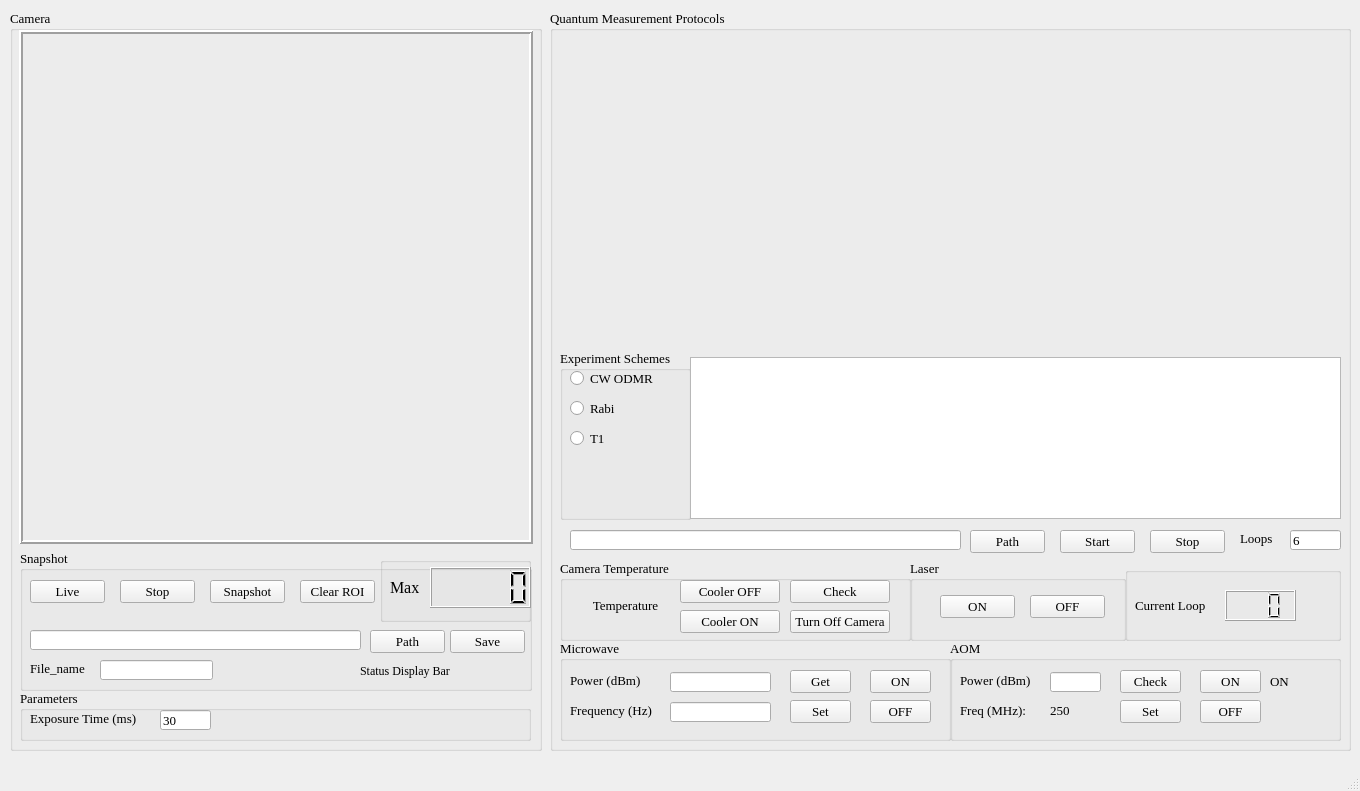
<?xml version="1.0" encoding="UTF-8"?>
<ui version="4.0">
 <class>MainWindow</class>
 <widget class="QMainWindow" name="MainWindow">
  <property name="geometry">
   <rect>
    <x>0</x>
    <y>0</y>
    <width>1360</width>
    <height>791</height>
   </rect>
  </property>
  <property name="windowTitle">
   <string>Wide Field</string>
  </property>
  <property name="autoFillBackground">
   <bool>false</bool>
  </property>
  <property name="animated">
   <bool>false</bool>
  </property>
  <widget class="QWidget" name="centralwidget">
   <widget class="QGroupBox" name="groupBox_Camera">
    <property name="geometry">
     <rect>
      <x>10</x>
      <y>10</y>
      <width>532</width>
      <height>741</height>
     </rect>
    </property>
    <property name="font">
     <font>
      <family>Times New Roman</family>
      <pointsize>10</pointsize>
     </font>
    </property>
    <property name="title">
     <string>Camera</string>
    </property>
    <widget class="QGroupBox" name="groupBox_Run">
     <property name="geometry">
      <rect>
       <x>10</x>
       <y>540</y>
       <width>512</width>
       <height>141</height>
      </rect>
     </property>
     <property name="font">
      <font>
       <family>Times New Roman</family>
       <pointsize>10</pointsize>
      </font>
     </property>
     <property name="title">
      <string>Snapshot</string>
     </property>
     <widget class="QPushButton" name="pushButton_live">
      <property name="geometry">
       <rect>
        <x>10</x>
        <y>30</y>
        <width>75</width>
        <height>23</height>
       </rect>
      </property>
      <property name="font">
       <font>
        <family>Times New Roman</family>
       </font>
      </property>
      <property name="text">
       <string>Live</string>
      </property>
     </widget>
     <widget class="QPushButton" name="pushButton_stop">
      <property name="geometry">
       <rect>
        <x>100</x>
        <y>30</y>
        <width>75</width>
        <height>23</height>
       </rect>
      </property>
      <property name="font">
       <font>
        <family>Times New Roman</family>
       </font>
      </property>
      <property name="text">
       <string>Stop</string>
      </property>
     </widget>
     <widget class="QPushButton" name="pushButton_snapshot">
      <property name="geometry">
       <rect>
        <x>190</x>
        <y>30</y>
        <width>75</width>
        <height>23</height>
       </rect>
      </property>
      <property name="font">
       <font>
        <family>Times New Roman</family>
       </font>
      </property>
      <property name="text">
       <string>Snapshot</string>
      </property>
     </widget>
     <widget class="QPushButton" name="pushButton_save_image">
      <property name="geometry">
       <rect>
        <x>430</x>
        <y>80</y>
        <width>75</width>
        <height>23</height>
       </rect>
      </property>
      <property name="font">
       <font>
        <family>Times New Roman</family>
       </font>
      </property>
      <property name="text">
       <string>Save</string>
      </property>
     </widget>
     <widget class="QPushButton" name="pushButton_select_image_save_path">
      <property name="geometry">
       <rect>
        <x>350</x>
        <y>80</y>
        <width>75</width>
        <height>23</height>
       </rect>
      </property>
      <property name="font">
       <font>
        <family>Times New Roman</family>
       </font>
      </property>
      <property name="text">
       <string>Path</string>
      </property>
     </widget>
     <widget class="QLineEdit" name="lineEdit_Camera_SavePath">
      <property name="geometry">
       <rect>
        <x>10</x>
        <y>80</y>
        <width>331</width>
        <height>20</height>
       </rect>
      </property>
      <property name="font">
       <font>
        <family>Times New Roman</family>
       </font>
      </property>
      <property name="text">
       <string/>
      </property>
     </widget>
     <widget class="QPushButton" name="pushButton_clear_roi">
      <property name="geometry">
       <rect>
        <x>280</x>
        <y>30</y>
        <width>75</width>
        <height>23</height>
       </rect>
      </property>
      <property name="font">
       <font>
        <family>Times New Roman</family>
       </font>
      </property>
      <property name="text">
       <string>Clear ROI</string>
      </property>
     </widget>
     <widget class="QLabel" name="label_12">
      <property name="geometry">
       <rect>
        <x>10</x>
        <y>110</y>
        <width>61</width>
        <height>16</height>
       </rect>
      </property>
      <property name="font">
       <font>
        <family>Times New Roman</family>
        <pointsize>10</pointsize>
       </font>
      </property>
      <property name="text">
       <string>File_name</string>
      </property>
     </widget>
     <widget class="QLineEdit" name="lineEdit_FileName">
      <property name="geometry">
       <rect>
        <x>80</x>
        <y>110</y>
        <width>113</width>
        <height>20</height>
       </rect>
      </property>
      <property name="font">
       <font>
        <family>Times New Roman</family>
       </font>
      </property>
     </widget>
     <widget class="QLabel" name="label_31">
      <property name="geometry">
       <rect>
        <x>340</x>
        <y>105</y>
        <width>161</width>
        <height>31</height>
       </rect>
      </property>
      <property name="font">
       <font>
        <family>Times New Roman</family>
        <pointsize>9</pointsize>
       </font>
      </property>
      <property name="text">
       <string>Status Display Bar</string>
      </property>
     </widget>
     <widget class="QGroupBox" name="groupBox_15">
      <property name="geometry">
       <rect>
        <x>360</x>
        <y>7</y>
        <width>151</width>
        <height>65</height>
       </rect>
      </property>
      <property name="title">
       <string/>
      </property>
      <widget class="QLCDNumber" name="lcd_max">
       <property name="geometry">
        <rect>
         <x>50</x>
         <y>10</y>
         <width>101</width>
         <height>41</height>
        </rect>
       </property>
       <property name="font">
        <font>
         <family>Times New Roman</family>
        </font>
       </property>
       <property name="digitCount">
        <number>5</number>
       </property>
      </widget>
      <widget class="QLabel" name="label_7">
       <property name="geometry">
        <rect>
         <x>10</x>
         <y>20</y>
         <width>41</width>
         <height>21</height>
        </rect>
       </property>
       <property name="font">
        <font>
         <family>Times New Roman</family>
         <pointsize>12</pointsize>
        </font>
       </property>
       <property name="text">
        <string>Max</string>
       </property>
      </widget>
     </widget>
    </widget>
    <widget class="QGroupBox" name="groupBox_Parameters">
     <property name="geometry">
      <rect>
       <x>10</x>
       <y>680</y>
       <width>511</width>
       <height>51</height>
      </rect>
     </property>
     <property name="font">
      <font>
       <family>Times New Roman</family>
       <pointsize>10</pointsize>
      </font>
     </property>
     <property name="title">
      <string>Parameters</string>
     </property>
     <widget class="QLabel" name="label_ExposureTime">
      <property name="geometry">
       <rect>
        <x>10</x>
        <y>20</y>
        <width>121</width>
        <height>16</height>
       </rect>
      </property>
      <property name="font">
       <font>
        <family>Times New Roman</family>
        <pointsize>10</pointsize>
       </font>
      </property>
      <property name="text">
       <string>Exposure Time (ms)</string>
      </property>
     </widget>
     <widget class="QLineEdit" name="lineEdit_ExposureTime">
      <property name="geometry">
       <rect>
        <x>140</x>
        <y>20</y>
        <width>51</width>
        <height>20</height>
       </rect>
      </property>
      <property name="font">
       <font>
        <family>Times New Roman</family>
       </font>
      </property>
      <property name="mouseTracking">
       <bool>true</bool>
      </property>
      <property name="text">
       <string>30</string>
      </property>
     </widget>
    </widget>
    <widget class="QFrame" name="frame_2">
     <property name="geometry">
      <rect>
       <x>9</x>
       <y>20</y>
       <width>514</width>
       <height>514</height>
      </rect>
     </property>
     <property name="frameShape">
      <enum>QFrame::Box</enum>
     </property>
     <property name="frameShadow">
      <enum>QFrame::Raised</enum>
     </property>
     <property name="lineWidth">
      <number>2</number>
     </property>
     <widget class="QLabel" name="label_CCD">
      <property name="geometry">
       <rect>
        <x>1</x>
        <y>1</y>
        <width>512</width>
        <height>512</height>
       </rect>
      </property>
      <property name="font">
       <font>
        <family>Times New Roman</family>
       </font>
      </property>
      <property name="autoFillBackground">
       <bool>false</bool>
      </property>
      <property name="frameShape">
       <enum>QFrame::NoFrame</enum>
      </property>
      <property name="frameShadow">
       <enum>QFrame::Raised</enum>
      </property>
      <property name="lineWidth">
       <number>0</number>
      </property>
      <property name="text">
       <string/>
      </property>
     </widget>
    </widget>
   </widget>
   <widget class="QGroupBox" name="groupBox_PulsedExperiment">
    <property name="geometry">
     <rect>
      <x>550</x>
      <y>10</y>
      <width>801</width>
      <height>741</height>
     </rect>
    </property>
    <property name="font">
     <font>
      <family>Times New Roman</family>
      <pointsize>10</pointsize>
     </font>
    </property>
    <property name="title">
     <string>Quantum Measurement Protocols</string>
    </property>
    <widget class="QWidget" name="widget_ODMR" native="true">
     <property name="geometry">
      <rect>
       <x>10</x>
       <y>20</y>
       <width>781</width>
       <height>261</height>
      </rect>
     </property>
     <property name="font">
      <font>
       <family>Times New Roman</family>
      </font>
     </property>
    </widget>
    <widget class="QListWidget" name="listWidget_sequence">
     <property name="geometry">
      <rect>
       <x>140</x>
       <y>347</y>
       <width>651</width>
       <height>162</height>
      </rect>
     </property>
     <property name="font">
      <font>
       <family>Times New Roman</family>
      </font>
     </property>
    </widget>
    <widget class="QGroupBox" name="groupBox_8">
     <property name="geometry">
      <rect>
       <x>575</x>
       <y>557</y>
       <width>216</width>
       <height>74</height>
      </rect>
     </property>
     <property name="title">
      <string/>
     </property>
     <widget class="QLCDNumber" name="lcd_loops">
      <property name="geometry">
       <rect>
        <x>100</x>
        <y>23</y>
        <width>71</width>
        <height>31</height>
       </rect>
      </property>
      <property name="font">
       <font>
        <family>Times New Roman</family>
       </font>
      </property>
      <property name="lineWidth">
       <number>1</number>
      </property>
      <property name="midLineWidth">
       <number>0</number>
      </property>
      <property name="digitCount">
       <number>3</number>
      </property>
     </widget>
     <widget class="QLabel" name="label_6">
      <property name="geometry">
       <rect>
        <x>10</x>
        <y>28</y>
        <width>91</width>
        <height>21</height>
       </rect>
      </property>
      <property name="font">
       <font>
        <family>Times New Roman</family>
        <pointsize>10</pointsize>
       </font>
      </property>
      <property name="text">
       <string>Current Loop</string>
      </property>
     </widget>
    </widget>
    <widget class="QGroupBox" name="groupBox_4">
     <property name="geometry">
      <rect>
       <x>10</x>
       <y>340</y>
       <width>131</width>
       <height>170</height>
      </rect>
     </property>
     <property name="font">
      <font>
       <family>Times New Roman</family>
       <pointsize>10</pointsize>
      </font>
     </property>
     <property name="title">
      <string>Experiment Schemes</string>
     </property>
     <widget class="QRadioButton" name="radioButton_cw_odmr">
      <property name="geometry">
       <rect>
        <x>10</x>
        <y>20</y>
        <width>91</width>
        <height>16</height>
       </rect>
      </property>
      <property name="font">
       <font>
        <family>Times New Roman</family>
       </font>
      </property>
      <property name="text">
       <string>CW ODMR</string>
      </property>
     </widget>
     <widget class="QRadioButton" name="radioButton_rabi">
      <property name="geometry">
       <rect>
        <x>10</x>
        <y>50</y>
        <width>81</width>
        <height>16</height>
       </rect>
      </property>
      <property name="font">
       <font>
        <family>Times New Roman</family>
       </font>
      </property>
      <property name="text">
       <string>Rabi</string>
      </property>
     </widget>
     <widget class="QRadioButton" name="radioButton_t1">
      <property name="geometry">
       <rect>
        <x>10</x>
        <y>80</y>
        <width>81</width>
        <height>16</height>
       </rect>
      </property>
      <property name="font">
       <font>
        <family>Times New Roman</family>
       </font>
      </property>
      <property name="text">
       <string>T1</string>
      </property>
     </widget>
    </widget>
    <widget class="QLineEdit" name="lineEdit_loops">
     <property name="geometry">
      <rect>
       <x>740</x>
       <y>520</y>
       <width>51</width>
       <height>20</height>
      </rect>
     </property>
     <property name="font">
      <font>
       <family>Times New Roman</family>
      </font>
     </property>
     <property name="text">
      <string>6</string>
     </property>
    </widget>
    <widget class="QPushButton" name="pushButton_stop_quantum_measurement">
     <property name="geometry">
      <rect>
       <x>600</x>
       <y>520</y>
       <width>75</width>
       <height>23</height>
      </rect>
     </property>
     <property name="font">
      <font>
       <family>Times New Roman</family>
      </font>
     </property>
     <property name="text">
      <string>Stop</string>
     </property>
    </widget>
    <widget class="QLabel" name="label_15">
     <property name="geometry">
      <rect>
       <x>690</x>
       <y>520</y>
       <width>41</width>
       <height>16</height>
      </rect>
     </property>
     <property name="font">
      <font>
       <family>Times New Roman</family>
      </font>
     </property>
     <property name="text">
      <string>Loops</string>
     </property>
    </widget>
    <widget class="QPushButton" name="pushButton_select_quantum_measurement_save_path">
     <property name="geometry">
      <rect>
       <x>420</x>
       <y>520</y>
       <width>75</width>
       <height>23</height>
      </rect>
     </property>
     <property name="font">
      <font>
       <family>Times New Roman</family>
      </font>
     </property>
     <property name="text">
      <string>Path</string>
     </property>
    </widget>
    <widget class="QPushButton" name="pushButton_start_quantum_measurement">
     <property name="geometry">
      <rect>
       <x>510</x>
       <y>520</y>
       <width>75</width>
       <height>23</height>
      </rect>
     </property>
     <property name="font">
      <font>
       <family>Times New Roman</family>
      </font>
     </property>
     <property name="text">
      <string>Start</string>
     </property>
    </widget>
    <widget class="QLineEdit" name="lineEdit_SavePathPulsed">
     <property name="geometry">
      <rect>
       <x>20</x>
       <y>520</y>
       <width>391</width>
       <height>20</height>
      </rect>
     </property>
     <property name="font">
      <font>
       <family>Times New Roman</family>
      </font>
     </property>
    </widget>
    <widget class="QGroupBox" name="groupBox_Microwave">
     <property name="geometry">
      <rect>
       <x>10</x>
       <y>630</y>
       <width>391</width>
       <height>101</height>
      </rect>
     </property>
     <property name="font">
      <font>
       <family>Times New Roman</family>
      </font>
     </property>
     <property name="title">
      <string>Microwave</string>
     </property>
     <widget class="QLineEdit" name="lineEdit_Power_Constant">
      <property name="geometry">
       <rect>
        <x>110</x>
        <y>32</y>
        <width>101</width>
        <height>20</height>
       </rect>
      </property>
      <property name="font">
       <font>
        <family>Times New Roman</family>
       </font>
      </property>
     </widget>
     <widget class="QLineEdit" name="lineEdit_Frequency_Constant">
      <property name="geometry">
       <rect>
        <x>110</x>
        <y>62</y>
        <width>101</width>
        <height>20</height>
       </rect>
      </property>
      <property name="font">
       <font>
        <family>Times New Roman</family>
       </font>
      </property>
     </widget>
     <widget class="QLabel" name="label_8">
      <property name="geometry">
       <rect>
        <x>10</x>
        <y>32</y>
        <width>81</width>
        <height>16</height>
       </rect>
      </property>
      <property name="font">
       <font>
        <family>Times New Roman</family>
       </font>
      </property>
      <property name="text">
       <string>Power (dBm)</string>
      </property>
     </widget>
     <widget class="QLabel" name="label_9">
      <property name="geometry">
       <rect>
        <x>10</x>
        <y>62</y>
        <width>101</width>
        <height>16</height>
       </rect>
      </property>
      <property name="font">
       <font>
        <family>Times New Roman</family>
       </font>
      </property>
      <property name="text">
       <string>Frequency (Hz)</string>
      </property>
     </widget>
     <widget class="QPushButton" name="pushButton_MW_get">
      <property name="geometry">
       <rect>
        <x>230</x>
        <y>30</y>
        <width>61</width>
        <height>23</height>
       </rect>
      </property>
      <property name="font">
       <font>
        <family>Times New Roman</family>
       </font>
      </property>
      <property name="text">
       <string>Get</string>
      </property>
     </widget>
     <widget class="QPushButton" name="pushButton_MW_set">
      <property name="geometry">
       <rect>
        <x>230</x>
        <y>60</y>
        <width>61</width>
        <height>23</height>
       </rect>
      </property>
      <property name="font">
       <font>
        <family>Times New Roman</family>
       </font>
      </property>
      <property name="text">
       <string>Set</string>
      </property>
     </widget>
     <widget class="QPushButton" name="pushButton_MW_on">
      <property name="geometry">
       <rect>
        <x>310</x>
        <y>30</y>
        <width>61</width>
        <height>23</height>
       </rect>
      </property>
      <property name="font">
       <font>
        <family>Times New Roman</family>
       </font>
      </property>
      <property name="text">
       <string>ON</string>
      </property>
     </widget>
     <widget class="QPushButton" name="pushButton_MW_off">
      <property name="geometry">
       <rect>
        <x>310</x>
        <y>60</y>
        <width>61</width>
        <height>23</height>
       </rect>
      </property>
      <property name="font">
       <font>
        <family>Times New Roman</family>
       </font>
      </property>
      <property name="text">
       <string>OFF</string>
      </property>
     </widget>
    </widget>
    <widget class="QGroupBox" name="groupBox_9">
     <property name="geometry">
      <rect>
       <x>400</x>
       <y>630</y>
       <width>391</width>
       <height>101</height>
      </rect>
     </property>
     <property name="font">
      <font>
       <family>Times New Roman</family>
       <pointsize>10</pointsize>
      </font>
     </property>
     <property name="title">
      <string>AOM</string>
     </property>
     <widget class="QLabel" name="label_24">
      <property name="geometry">
       <rect>
        <x>10</x>
        <y>62</y>
        <width>91</width>
        <height>16</height>
       </rect>
      </property>
      <property name="font">
       <font>
        <family>Times New Roman</family>
       </font>
      </property>
      <property name="text">
       <string>Freq (MHz):</string>
      </property>
     </widget>
     <widget class="QLabel" name="label_25">
      <property name="geometry">
       <rect>
        <x>10</x>
        <y>32</y>
        <width>71</width>
        <height>16</height>
       </rect>
      </property>
      <property name="font">
       <font>
        <family>Times New Roman</family>
       </font>
      </property>
      <property name="text">
       <string>Power (dBm)</string>
      </property>
     </widget>
     <widget class="QLineEdit" name="lineEdit_AOM_MW_power">
      <property name="geometry">
       <rect>
        <x>100</x>
        <y>32</y>
        <width>51</width>
        <height>20</height>
       </rect>
      </property>
      <property name="font">
       <font>
        <family>Times New Roman</family>
       </font>
      </property>
     </widget>
     <widget class="QPushButton" name="pushButton_Keithley_set">
      <property name="geometry">
       <rect>
        <x>170</x>
        <y>60</y>
        <width>61</width>
        <height>23</height>
       </rect>
      </property>
      <property name="font">
       <font>
        <family>Times New Roman</family>
       </font>
      </property>
      <property name="text">
       <string>Set</string>
      </property>
     </widget>
     <widget class="QPushButton" name="pushButton_Keithley_on">
      <property name="geometry">
       <rect>
        <x>250</x>
        <y>30</y>
        <width>61</width>
        <height>23</height>
       </rect>
      </property>
      <property name="font">
       <font>
        <family>Times New Roman</family>
       </font>
      </property>
      <property name="text">
       <string>ON</string>
      </property>
     </widget>
     <widget class="QPushButton" name="pushButton_Keithley_off">
      <property name="geometry">
       <rect>
        <x>250</x>
        <y>60</y>
        <width>61</width>
        <height>23</height>
       </rect>
      </property>
      <property name="font">
       <font>
        <family>Times New Roman</family>
       </font>
      </property>
      <property name="text">
       <string>OFF</string>
      </property>
     </widget>
     <widget class="QLabel" name="label_keithley_state">
      <property name="geometry">
       <rect>
        <x>320</x>
        <y>30</y>
        <width>61</width>
        <height>23</height>
       </rect>
      </property>
      <property name="font">
       <font>
        <family>Times New Roman</family>
       </font>
      </property>
      <property name="text">
       <string>ON</string>
      </property>
     </widget>
     <widget class="QPushButton" name="pushButton_AOM_Check">
      <property name="geometry">
       <rect>
        <x>170</x>
        <y>30</y>
        <width>61</width>
        <height>23</height>
       </rect>
      </property>
      <property name="font">
       <font>
        <family>Times New Roman</family>
       </font>
      </property>
      <property name="text">
       <string>Check</string>
      </property>
     </widget>
     <widget class="QLabel" name="label_AOM_MW_Freq">
      <property name="geometry">
       <rect>
        <x>100</x>
        <y>62</y>
        <width>51</width>
        <height>16</height>
       </rect>
      </property>
      <property name="font">
       <font>
        <family>Times New Roman</family>
       </font>
      </property>
      <property name="text">
       <string>250</string>
      </property>
     </widget>
    </widget>
    <widget class="QGroupBox" name="groupBox_Laser">
     <property name="geometry">
      <rect>
       <x>360</x>
       <y>550</y>
       <width>216</width>
       <height>81</height>
      </rect>
     </property>
     <property name="font">
      <font>
       <family>Times New Roman</family>
       <pointsize>10</pointsize>
      </font>
     </property>
     <property name="title">
      <string>Laser</string>
     </property>
     <widget class="QPushButton" name="pushButton_laser_on">
      <property name="geometry">
       <rect>
        <x>30</x>
        <y>35</y>
        <width>75</width>
        <height>23</height>
       </rect>
      </property>
      <property name="font">
       <font>
        <family>Times New Roman</family>
        <pointsize>10</pointsize>
       </font>
      </property>
      <property name="text">
       <string>ON</string>
      </property>
     </widget>
     <widget class="QPushButton" name="pushButton_laser_off">
      <property name="geometry">
       <rect>
        <x>120</x>
        <y>35</y>
        <width>75</width>
        <height>23</height>
       </rect>
      </property>
      <property name="font">
       <font>
        <family>Times New Roman</family>
        <pointsize>10</pointsize>
       </font>
      </property>
      <property name="text">
       <string>OFF</string>
      </property>
     </widget>
    </widget>
    <widget class="QGroupBox" name="groupBox_11">
     <property name="geometry">
      <rect>
       <x>10</x>
       <y>550</y>
       <width>351</width>
       <height>81</height>
      </rect>
     </property>
     <property name="title">
      <string>Camera Temperature</string>
     </property>
     <widget class="QLabel" name="label_andor_temperature">
      <property name="geometry">
       <rect>
        <x>20</x>
        <y>30</y>
        <width>91</width>
        <height>31</height>
       </rect>
      </property>
      <property name="font">
       <font>
        <family>Times New Roman</family>
        <pointsize>10</pointsize>
       </font>
      </property>
      <property name="text">
       <string>Temperature</string>
      </property>
      <property name="alignment">
       <set>Qt::AlignCenter</set>
      </property>
     </widget>
     <widget class="QPushButton" name="pushButton_andor_temperature_check">
      <property name="geometry">
       <rect>
        <x>230</x>
        <y>20</y>
        <width>100</width>
        <height>23</height>
       </rect>
      </property>
      <property name="font">
       <font>
        <family>Times New Roman</family>
        <pointsize>10</pointsize>
       </font>
      </property>
      <property name="text">
       <string>Check</string>
      </property>
     </widget>
     <widget class="QPushButton" name="pushButton_turn_off_camera">
      <property name="geometry">
       <rect>
        <x>230</x>
        <y>50</y>
        <width>100</width>
        <height>23</height>
       </rect>
      </property>
      <property name="text">
       <string>Turn Off Camera</string>
      </property>
     </widget>
     <widget class="QPushButton" name="pushButton_andor_cooler_on">
      <property name="geometry">
       <rect>
        <x>120</x>
        <y>50</y>
        <width>100</width>
        <height>23</height>
       </rect>
      </property>
      <property name="font">
       <font>
        <family>Times New Roman</family>
        <pointsize>10</pointsize>
       </font>
      </property>
      <property name="text">
       <string>Cooler ON</string>
      </property>
     </widget>
     <widget class="QPushButton" name="pushButton_andor_cooler_off">
      <property name="geometry">
       <rect>
        <x>120</x>
        <y>20</y>
        <width>100</width>
        <height>23</height>
       </rect>
      </property>
      <property name="text">
       <string>Cooler OFF</string>
      </property>
     </widget>
    </widget>
    <widget class="QWidget" name="tbwidget_odmr" native="true">
     <property name="geometry">
      <rect>
       <x>10</x>
       <y>290</y>
       <width>781</width>
       <height>41</height>
      </rect>
     </property>
    </widget>
    <zorder>widget_ODMR</zorder>
    <zorder>groupBox_8</zorder>
    <zorder>groupBox_4</zorder>
    <zorder>lineEdit_loops</zorder>
    <zorder>pushButton_stop_quantum_measurement</zorder>
    <zorder>label_15</zorder>
    <zorder>pushButton_select_quantum_measurement_save_path</zorder>
    <zorder>pushButton_start_quantum_measurement</zorder>
    <zorder>lineEdit_SavePathPulsed</zorder>
    <zorder>listWidget_sequence</zorder>
    <zorder>groupBox_Microwave</zorder>
    <zorder>groupBox_9</zorder>
    <zorder>groupBox_Laser</zorder>
    <zorder>groupBox_11</zorder>
    <zorder>tbwidget_odmr</zorder>
   </widget>
   <zorder>groupBox_PulsedExperiment</zorder>
   <zorder>groupBox_Camera</zorder>
  </widget>
  <widget class="QMenuBar" name="menubar">
   <property name="geometry">
    <rect>
     <x>0</x>
     <y>0</y>
     <width>1360</width>
     <height>21</height>
    </rect>
   </property>
  </widget>
  <widget class="QStatusBar" name="statusbar"/>
 </widget>
 <resources/>
 <connections/>
</ui>
